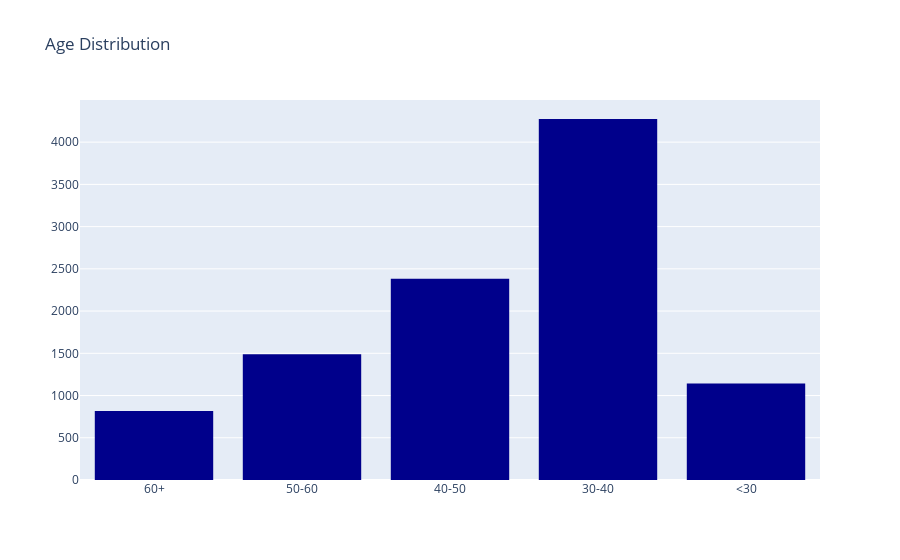

Notebook code cell kept with this figure:
### Code cell
df['age_group'] = df['age'].apply(lambda x: ('<30','30-40','40-50','50-60','60+')[min(max(ceil((np.exp(x)-29)/10), 0), 4)])
go.Figure().add_trace(go.Histogram(x=df['age_group'], marker_color='darkblue')).update_layout(title_text='Age Distribution').show()

### Figure 1 — Plotly figure (JSON) as saved in the notebook; plotly's stock layout.template omitted (floating-point values rounded to 4 significant figures; data arrays with more than 128 entries replaced by an {"elided": "..."} marker saying what was removed)
{"data": [{"marker": {"color": "darkblue"}, "type": "histogram", "x": {"elided": "10105 str values"}}], "layout": {"title": {"text": "Age Distribution"}}}
